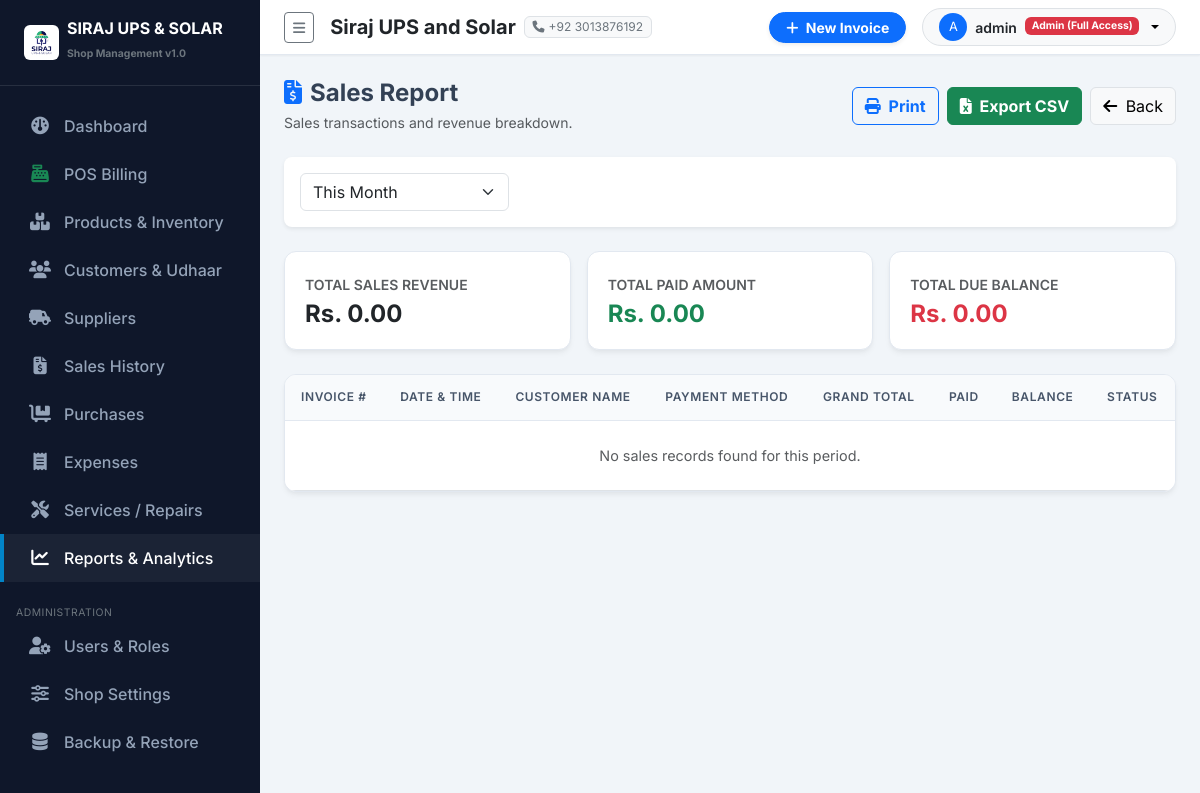
The app's page /reports/sales/ (signed in) with its own data.
### purchases/settings_app/models.py (models this page shows, shortened)
class ShopSettings(models.Model):
    shop_name = models.CharField(max_length=200, default="Siraj UPS and Solar")
    subtitle = models.CharField(max_length=255, default="UPS | Solar Systems | Batteries | Inverters | Accessories")
    address = models.TextField(default="Main Market, Shop #12, City Center")
    phone = models.CharField(max_length=50, default="+92 300 1234567")
    whatsapp = models.CharField(max_length=50, default="+92 300 1234567")
    email = models.EmailField(default="contact@sirajupssolar.com", blank=True)
    ntn_number = models.CharField(max_length=50, blank=True, help_text="NTN / Tax Number")
    invoice_footer = models.TextField(default="Thank you for choosing Siraj UPS and Solar! Goods once sold are non-refundable after 7 days.")
    logo = models.ImageField(upload_to='shop_logo/', blank=True, null=True)
    class Meta:
        verbose_name = "Shop Setting"
        verbose_name_plural = "Shop Settings"
    @classmethod
    def get_settings(cls):
        obj, created = cls.objects.get_or_create(id=1)
        return obj

### accounts/models.py (models this page shows, shortened)
class UserProfile(models.Model):
    ROLE_ADMIN = 'ADMIN'
    ROLE_STAFF = 'STAFF'
    ROLE_CHOICES = [
        (ROLE_ADMIN, 'Admin (Full Access)'),
        (ROLE_STAFF, 'Staff / Cashier'),
    ]
    user = models.OneToOneField(User, on_delete=models.CASCADE, related_name='profile')
    role = models.CharField(max_length=20, choices=ROLE_CHOICES, default=ROLE_STAFF)
    phone = models.CharField(max_length=30, blank=True)
    address = models.CharField(max_length=255, blank=True)
    is_active_staff = models.BooleanField(default=True)
    def is_admin(self):
        return self.role == self.ROLE_ADMIN or self.user.is_superuser

### purchases/reports/views.py (the view, shortened to what this page needs)
# urls.py: path('sales/', views.sales_report, name='sales_report'),
@login_required
def sales_report(request):
    date_from = request.GET.get('date_from', '')
    date_to = request.GET.get('date_to', '')
    preset = request.GET.get('preset', 'this_month')
    export = request.GET.get('export', '')
    today = datetime.date.today()
    sales = Sale.objects.filter(status='COMPLETED')
    if preset == 'today':
        sales = sales.filter(sale_date__date=today)
    elif preset == 'this_week':
        start_week = today - datetime.timedelta(days=today.weekday())
        sales = sales.filter(sale_date__date__gte=start_week)
    elif preset == 'this_month':
        sales = sales.filter(sale_date__year=today.year, sale_date__month=today.month)
    elif preset == 'this_year':
        sales = sales.filter(sale_date__year=today.year)
    elif preset == 'custom':
        if date_from:
            sales = sales.filter(sale_date__date__gte=date_from)
        if date_to:
            sales = sales.filter(sale_date__date__lte=date_to)
    total_sales = sales.aggregate(Sum('grand_total'))['grand_total__sum'] or 0.00
    total_paid = sales.aggregate(Sum('paid_amount'))['paid_amount__sum'] or 0.00
    total_due = sales.aggregate(Sum('remaining_balance'))['remaining_balance__sum'] or 0.00
    context = {
        'sales': sales,
        'total_sales': total_sales,
        'total_paid': total_paid,
        'total_due': total_due,
        'preset': preset,
        'date_from': date_from,
        'date_to': date_to,
    }
    return render(request, 'reports/sales_report.html', context)

### templates/reports/sales_report.html (shortened to what this page needs)
{% extends 'base.html' %}
{% load humanize %}
{% block content %}
<div class="d-flex flex-wrap justify-content-between align-items-center mb-4 gap-3 no-print">
    <div>
        <h4 class="fw-bold mb-1"><i class="fa-solid fa-file-invoice-dollar me-2 text-primary"></i>Sales Report</h4>
        <p class="text-muted small mb-0">Sales transactions and revenue breakdown.</p>
    </div>
    <div class="d-flex gap-2">
        <button onclick="window.print()" class="btn btn-outline-primary fw-bold"><i class="fa-solid fa-print me-1"></i> Print</button>
        <a href="?preset={{ preset }}&date_from={{ date_from }}&date_to={{ date_to }}&export=csv" class="btn btn-success fw-bold"><i class="fa-solid fa-file-excel me-1"></i> Export CSV</a>
        <a href="{% url 'reports:index' %}" class="btn btn-light border"><i class="fa-solid fa-arrow-left me-1"></i> Back</a>
    </div>
</div>
<div class="card border-0 shadow-sm rounded-3 mb-4 no-print">
    <div class="card-body p-3">
        <form method="get" class="row g-2 align-items-center">
            <div class="col-md-3">
                <select name="preset" class="form-select" onchange="this.form.submit()">
                    <option value="this_month" {% if preset == 'this_month' %}selected{% endif %}>This Month</option>
                </select>
            </div>
        </form>
    </div>
</div>
<div class="row g-3 mb-4">
    <div class="col-md-4">
        <div class="stat-card">
            <span class="text-muted small fw-semibold text-uppercase">Total Sales Revenue</span>
            <h4 class="fw-bold text-dark mb-0 mt-1">Rs. {{ total_sales|floatformat:2|intcomma }}</h4>
        </div>
    </div>
    <div class="col-md-4">
        <div class="stat-card">
            <span class="text-muted small fw-semibold text-uppercase">Total Paid Amount</span>
            <h4 class="fw-bold text-success mb-0 mt-1">Rs. {{ total_paid|floatformat:2|intcomma }}</h4>
        </div>
    </div>
    <div class="col-md-4">
        <div class="stat-card">
            <span class="text-muted small fw-semibold text-uppercase">Total Due Balance</span>
            <h4 class="fw-bold text-danger mb-0 mt-1">Rs. {{ total_due|floatformat:2|intcomma }}</h4>
        </div>
    </div>
</div>
<div class="custom-table-card print-area">
    <div class="table-responsive">
        <table class="table table-hover align-middle mb-0">
            <thead>
                <tr>
                    <th>Invoice #</th>
                    <th>Date & Time</th>
                    <th>Customer Name</th>
                    <th>Payment Method</th>
                    <th>Grand Total</th>
                    <th>Paid</th>
                    <th>Balance</th>
                    <th>Status</th>
                </tr>
            </thead>
            <tbody>
                {% for s in sales %}
                <tr>
                    <td class="fw-bold">{{ s.invoice_no }}</td>
                    <td class="small text-muted">{{ s.sale_date|date:"d-M-Y h:i A" }}</td>
                    <td>{{ s.get_customer_name }}</td>
                    <td>{{ s.get_payment_method_display }}</td>
                    <td class="fw-bold">Rs. {{ s.grand_total|floatformat:2|intcomma }}</td>
                    <td class="text-success">Rs. {{ s.paid_amount|floatformat:2|intcomma }}</td>
                    <td class="text-danger">Rs. {{ s.remaining_balance|floatformat:2|intcomma }}</td>
                    <td>{{ s.get_payment_status_display }}</td>
                </tr>
                {% empty %}
                <tr><td colspan="8" class="text-center text-muted py-4">No sales records found for this period.</td></tr>
                {% endfor %}
            </tbody>
        </table>
    </div>
</div>
{% endblock %}

### templates/sidebar.html (shortened to what this page needs)
{% load static %}
<div id="sidebar-wrapper">
    <div class="sidebar-heading d-flex align-items-center gap-2">
        {% if shop_settings and shop_settings.logo %}
            <img src="{{ shop_settings.logo.url }}" alt="Logo" style="max-height: 35px;" class="rounded">
        {% else %}
            <i class="fa-solid fa-bolt text-warning fs-4"></i>
        {% endif %}
        <div>
            <div class="lh-1 text-white fs-6">SIRAJ UPS & SOLAR</div>
            <small class="text-secondary style-sub" style="font-size: 0.65rem;">Shop Management v1.0</small>
        </div>
    </div>
    <div class="sidebar-nav">
        <a href="{% url 'dashboard:index' %}" class="nav-link {% if request.resolver_match.app_name == 'dashboard' %}active{% endif %}">
            <i class="fa-solid fa-gauge"></i> Dashboard
        </a>
        <a href="{% url 'sales:pos_billing' %}" class="nav-link {% if request.resolver_match.url_name == 'pos_billing' %}active{% endif %}">
            <i class="fa-solid fa-cash-register text-success"></i> POS Billing
        </a>
        <a href="{% url 'products:product_list' %}" class="nav-link {% if request.resolver_match.app_name == 'products' %}active{% endif %}">
            <i class="fa-solid fa-boxes-stacked"></i> Products & Inventory
        </a>
        <a href="{% url 'customers:customer_list' %}" class="nav-link {% if request.resolver_match.app_name == 'customers' %}active{% endif %}">
            <i class="fa-solid fa-users"></i> Customers & Udhaar
        </a>
        <a href="{% url 'suppliers:supplier_list' %}" class="nav-link {% if request.resolver_match.app_name == 'suppliers' %}active{% endif %}">
            <i class="fa-solid fa-truck-field"></i> Suppliers
        </a>
        <a href="{% url 'sales:sale_list' %}" class="nav-link {% if request.resolver_match.app_name == 'sales' and request.resolver_match.url_name != 'pos_billing' %}active{% endif %}">
            <i class="fa-solid fa-file-invoice-dollar"></i> Sales History
        </a>
        <a href="{% url 'purchases:purchase_list' %}" class="nav-link {% if request.resolver_match.app_name == 'purchases' %}active{% endif %}">
            <i class="fa-solid fa-cart-flatbed"></i> Purchases
        </a>
        <a href="{% url 'expenses:expense_list' %}" class="nav-link {% if request.resolver_match.app_name == 'expenses' %}active{% endif %}">
            <i class="fa-solid fa-receipt"></i> Expenses
        </a>
        <a href="{% url 'services:service_list' %}" class="nav-link {% if request.resolver_match.app_name == 'services' %}active{% endif %}">
            <i class="fa-solid fa-screwdriver-wrench"></i> Services / Repairs
        </a>
        <a href="{% url 'reports:index' %}" class="nav-link {% if request.resolver_match.app_name == 'reports' %}active{% endif %}">
            <i class="fa-solid fa-chart-line"></i> Reports & Analytics
        </a>
        {% if user.profile.is_admin %}
        <small class="text-uppercase text-secondary px-3 style-sub" style="font-size: 0.65rem; letter-spacing: 0.05em;">Administration</small>
        <a href="{% url 'accounts:user_list' %}" class="nav-link {% if request.resolver_match.app_name == 'accounts' %}active{% endif %}">
            <i class="fa-solid fa-user-gear"></i> Users & Roles
        </a>
        <a href="{% url 'settings_app:shop_settings' %}" class="nav-link {% if request.resolver_match.app_name == 'settings_app' and request.resolver_match.url_name == 'shop_settings' %}active{% endif %}">
            <i class="fa-solid fa-sliders"></i> Shop Settings
        </a>
        <a href="{% url 'settings_app:backup_restore' %}" class="nav-link {% if request.resolver_match.url_name == 'backup_restore' %}active{% endif %}">
            <i class="fa-solid fa-database"></i> Backup & Restore
        </a>
        {% endif %}
    </div>
</div>

### templates/navbar.html (shortened to what this page needs)
{% load static %}
<nav class="navbar navbar-expand-lg top-navbar px-4 py-2">
    <div class="container-fluid p-0">
        <button class="btn btn-sm btn-outline-secondary me-3" id="sidebarToggle">
            <i class="fa-solid fa-bars"></i>
        </button>
        <div class="d-none d-md-flex align-items-center gap-2 me-auto">
            <span class="fw-bold text-dark fs-5">{{ shop_settings.shop_name }}</span>
            <span class="badge bg-light text-secondary border fw-normal"><i class="fa-solid fa-phone me-1"></i>{{ shop_settings.phone }}</span>
        </div>
        <div class="d-flex align-items-center gap-3">
            <a href="{% url 'sales:pos_billing' %}" class="btn btn-primary btn-sm px-3 fw-bold rounded-pill shadow-sm">
                <i class="fa-solid fa-plus me-1"></i> New Invoice
            </a>
            <div class="dropdown">
                <button class="btn btn-light btn-sm dropdown-toggle d-flex align-items-center gap-2 border rounded-pill px-3" type="button" data-bs-toggle="dropdown">
                    <div class="bg-primary text-white rounded-circle d-flex align-items-center justify-content-center" style="width: 28px; height: 28px; font-size: 0.8rem;">
                        {{ user.username|first|upper }}
                    </div>
                    <span class="fw-semibold text-dark">{{ user.username }}</span>
                    <span class="badge {% if user.profile.is_admin %}bg-danger{% else %}bg-info text-dark{% endif %}" style="font-size: 0.65rem;">
                        {{ user.profile.get_role_display }}
                    </span>
                </button>
            </div>
        </div>
    </div>
</nav>

### purchases/static/css/custom.css (style rules this page uses)
:root { --primary-color: #0284c7; --primary-hover: #0369a1; --dark-bg: #0f172a; --dark-surface: #1e293b; --light-bg: #f8fafc; --card-shadow: 0 4px 6px -1px rgba(0, 0, 0, 0.05), 0 2px 4px -1px rgba(0, 0, 0, 0.03); --border-color: #e2e8f0; }
body { font-family: 'Inter', sans-serif; background-color: #f1f5f9; color: #334155; overflow-x: hidden; }
#sidebar-wrapper { min-height: 100vh; width: 260px; background-color: var(--dark-bg); color: #f8fafc; transition: margin 0.25s ease-out; }
#sidebar-wrapper .sidebar-heading { padding: 1.25rem 1.5rem; font-size: 1.2rem; font-weight: 700; color: #ffffff; border-bottom: 1px solid rgba(255, 255, 255, 0.1); }
.sidebar-nav { padding: 1rem 0; }
.sidebar-nav .nav-link { padding: 0.75rem 1.5rem; color: #94a3b8; font-weight: 500; display: flex; align-items: center; gap: 0.75rem; transition: all 0.2s ease-in-out; border-left: 4px solid transparent; }
.sidebar-nav .nav-link:hover, .sidebar-nav .nav-link.active { color: #ffffff; background-color: rgba(255, 255, 255, 0.05); border-left-color: var(--primary-color); }
.sidebar-nav .nav-link i { font-size: 1.1rem; width: 24px; text-align: center; }
.top-navbar { background-color: #ffffff; border-bottom: 1px solid var(--border-color); box-shadow: 0 1px 2px 0 rgba(0, 0, 0, 0.05); }
.stat-card { background-color: #ffffff; border-radius: 0.75rem; border: 1px solid var(--border-color); padding: 1.25rem; box-shadow: var(--card-shadow); transition: transform 0.2s ease, box-shadow 0.2s ease; }
.custom-table-card { background-color: #ffffff; border-radius: 0.75rem; border: 1px solid var(--border-color); box-shadow: var(--card-shadow); overflow: hidden; }
.table thead th { background-color: #f8fafc; color: #475569; font-weight: 600; text-transform: uppercase; font-size: 0.75rem; letter-spacing: 0.05em; border-bottom: 1px solid var(--border-color); padding: 0.85rem 1rem; }
.table tbody td { padding: 0.85rem 1rem; vertical-align: middle; font-size: 0.9rem; }

### records on screen
ShopSettings: logo (picture), shop_name "Siraj UPS and Solar", phone "+92 3013876192"

### other values on screen
{{ user.username|first|upper }} "A"
{{ user.username }} "admin"
{{ user.profile.get_role_display }} "Admin (Full Access)"
{{ total_sales|floatformat:2|intcomma }} "0.00"
{{ total_paid|floatformat:2|intcomma }} "0.00"
{{ total_due|floatformat:2|intcomma }} "0.00"
